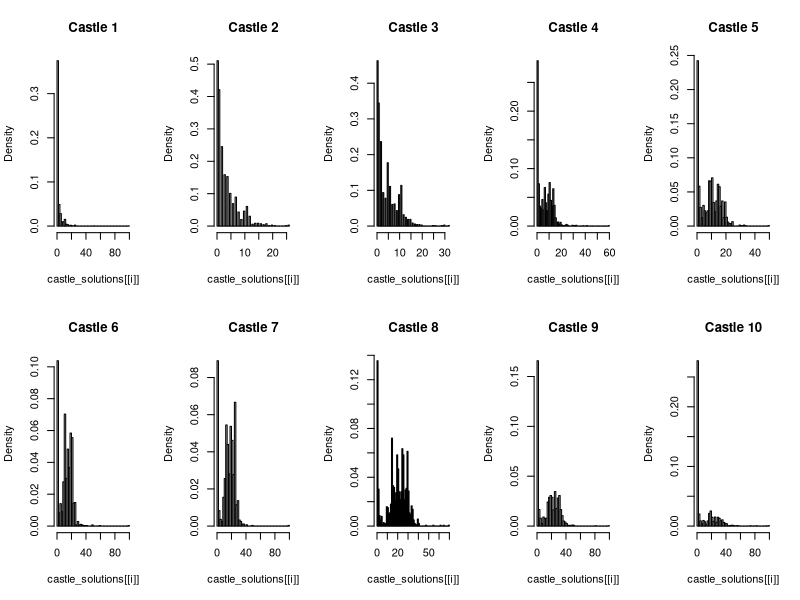

The R source for this figure:
library(readr)
castle_solutions <- read_csv("castle-solutions.csv")

par(mfrow = c(2, 5))  # 3 rows and 2 columns
for (i in c(1:10)) {
    hist(castle_solutions[[i]], prob='T', breaks=50, main=paste("Castle",i))
}

fitness <- function(genome) {
    score <- vector("numeric",nrow(castle_solutions));
    for (j in 1:nrow(castle_solutions)) {
        match_score <- 0;
    for (i in 1:length(genome)) {
        if (genome[i] > castle_solutions[j,i]) {
            match_score <- match_score + i 
        } else {
            if (genome[i] == castle_solutions[j,i]) {
                match_score <- match_score + i*.5 
            }
        }
    }
    score[j] <- match_score
    }
    wp <- (length(score[score>=28])+(length(score[score==27.5])*.5))/length(score)
    return(wp)
}

g <- c(3,5,8,10,13,1,26,30,2,2)
print(fitness(g))

genome <- function() {
    t <- sample(1:10,100,replace = T)
    return(table(t))
}
t <- data.frame(t(replicate(3,genome())))
t$max <- apply(t,1,fitness)
